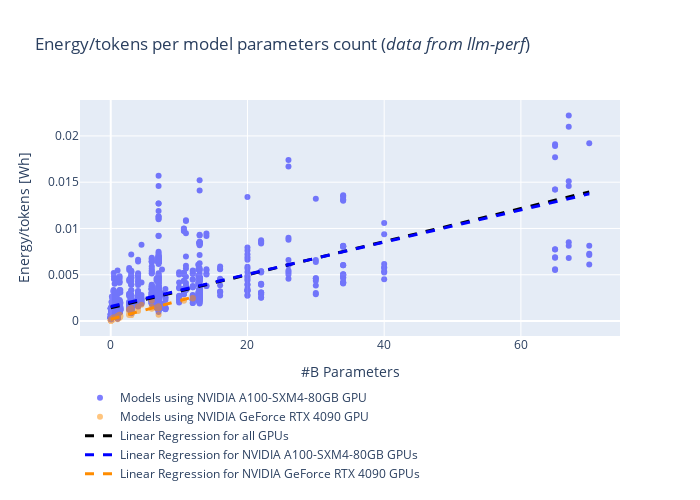

Notebook code for this chart:
### Markdown cell above
# Linear regressions

### Code cell
fig = go.Figure(layout=dict(width=300, height=500))

llm_perf_clrs = np.array(['blue', 'darkorange'])

llm_perf_gpu_clrs = list(zip(llm_perf_gpus, llm_perf_clrs))

for gpu_col in llm_perf_gpu_clrs:
    plot_scatter(df=llm_perf_df, gpu=gpu_col[0], color=gpu_col[1]) 

plot_regression(df=llm_perf_df) 

for gpu_col in llm_perf_gpu_clrs:
    plot_regression(df=llm_perf_df,  gpu=gpu_col[0], color=gpu_col[1]) 

fig.update_layout(
    title='Energy/tokens per model parameters count (<i>data from llm-perf</i>)',
    xaxis=dict(title='#B Parameters'),
    yaxis=dict(title='Energy/tokens [Wh]'),
    template='plotly',
    width=700,
    legend=dict(orientation='h', y=-0.2)
)

fig.show()

### Figure 1 — Plotly figure (JSON) as saved in the notebook; plotly's stock layout.template omitted (floating-point values rounded to 4 significant figures; data arrays with more than 128 entries replaced by an {"elided": "..."} marker saying what was removed)
{"data": [{"marker": {"color": "blue"}, "mode": "markers", "name": "Models using NVIDIA A100-SXM4-80GB GPU", "opacity": 0.5, "type": "scatter", "x": {"elided": "1554 float values"}, "y": {"elided": "1554 float values"}}, {"marker": {"color": "darkorange"}, "mode": "markers", "name": "Models using NVIDIA GeForce RTX 4090 GPU", "opacity": 0.5, "type": "scatter", "x": {"elided": "138 float values"}, "y": {"elided": "138 float values"}}, {"line": {"color": "black", "dash": "dash", "width": 3}, "mode": "lines", "name": "Linear Regression for all GPUs", "type": "scatter", "x": [0.001, 70], "y": [0.001425, 0.01394]}, {"line": {"color": "blue", "dash": "dash", "width": 3}, "mode": "lines", "name": "Linear Regression for NVIDIA A100-SXM4-80GB GPUs", "type": "scatter", "x": [0.001, 70], "y": [0.001564, 0.01374]}, {"line": {"color": "darkorange", "dash": "dash", "width": 3}, "mode": "lines", "name": "Linear Regression for NVIDIA GeForce RTX 4090 GPUs", "type": "scatter", "x": [0.001, 12], "y": [0.0001986, 0.002584]}], "layout": {"height": 500, "legend": {"orientation": "h", "y": -0.2}, "title": {"text": "Energy/tokens per model parameters count (<i>data from llm-perf</i>)"}, "width": 700, "xaxis": {"title": {"text": "#B Parameters"}}, "yaxis": {"title": {"text": "Energy/tokens [Wh]"}}}}
